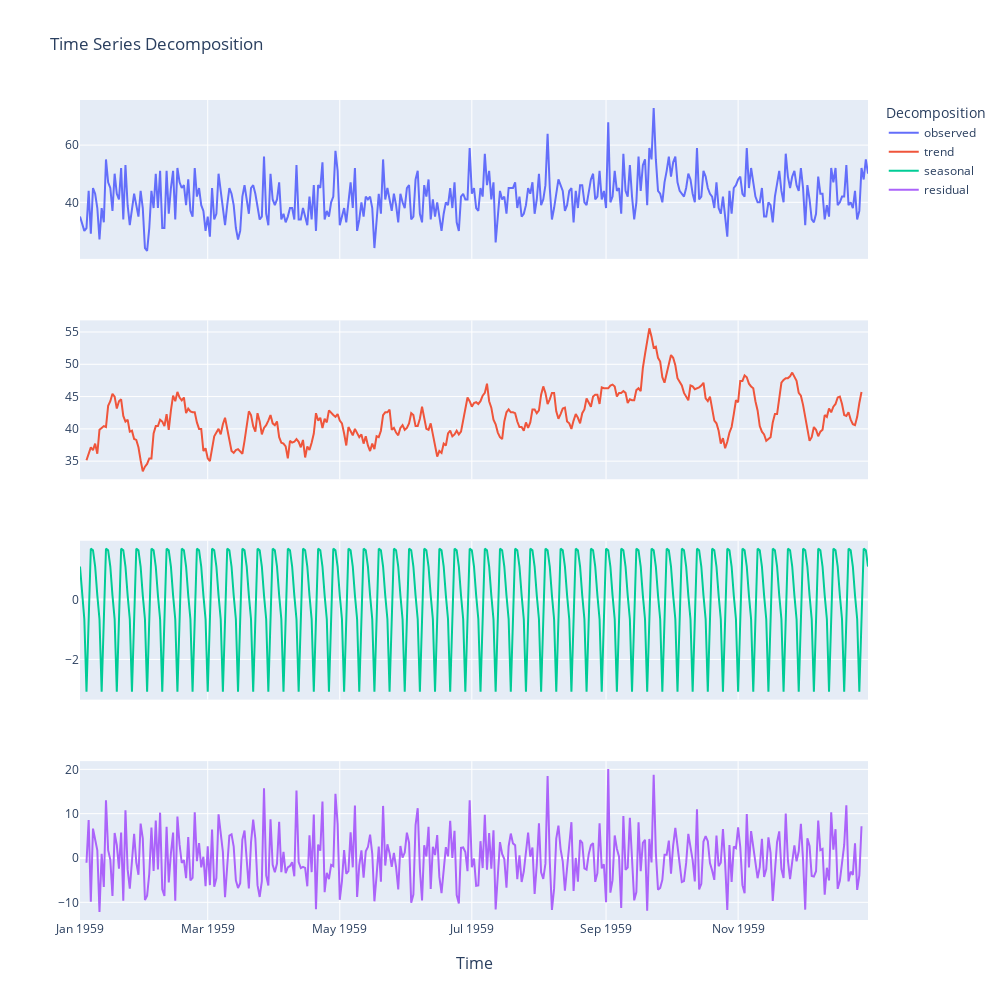

Notebook source saved alongside this figure:
### Code cell
dd.plot_time_series(df, col="Births", decompose=True, viz_backend="plotly")

### Figure 1 — Plotly figure (JSON) as saved in the notebook; plotly's stock layout.template omitted (floating-point values rounded to 4 significant figures; data arrays with more than 128 entries replaced by an {"elided": "..."} marker saying what was removed)
{"data": [{"name": "observed", "type": "scatter", "x": {"elided": "365 str values"}, "xaxis": "x", "y": {"elided": "365 int values"}, "yaxis": "y"}, {"name": "trend", "type": "scatter", "x": {"elided": "365 str values"}, "xaxis": "x2", "y": {"elided": "365 float values"}, "yaxis": "y2"}, {"name": "seasonal", "type": "scatter", "x": {"elided": "365 str values"}, "xaxis": "x3", "y": {"elided": "365 float values"}, "yaxis": "y3"}, {"name": "residual", "type": "scatter", "x": {"elided": "365 str values"}, "xaxis": "x4", "y": {"elided": "365 float values"}, "yaxis": "y4"}], "layout": {"annotations": [{"font": {"size": 16}, "showarrow": false, "text": "Time", "x": 0.5, "xanchor": "center", "xref": "paper", "y": 0, "yanchor": "top", "yref": "paper", "yshift": -30}], "height": 1000, "legend": {"title": {"text": "Decomposition"}}, "title": {"text": "Time Series Decomposition"}, "width": 1000, "xaxis": {"anchor": "y", "domain": [0, 1], "matches": "x4", "showticklabels": false}, "xaxis2": {"anchor": "y2", "domain": [0, 1], "matches": "x4", "showticklabels": false}, "xaxis3": {"anchor": "y3", "domain": [0, 1], "matches": "x4", "showticklabels": false}, "xaxis4": {"anchor": "y4", "domain": [0, 1]}, "yaxis": {"anchor": "x", "domain": [0.8063, 1]}, "yaxis2": {"anchor": "x2", "domain": [0.5375, 0.7312]}, "yaxis3": {"anchor": "x3", "domain": [0.2687, 0.4625]}, "yaxis4": {"anchor": "x4", "domain": [0, 0.1938]}}}
